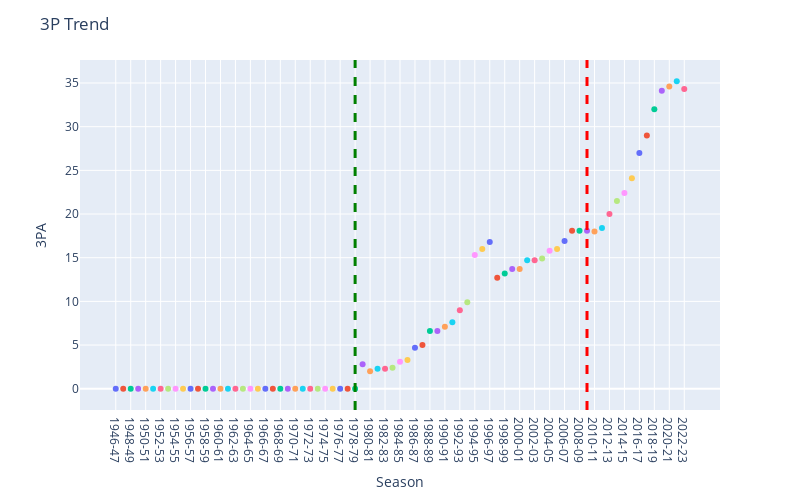

Notebook code cell kept with this figure:
### Markdown cell above
### Three-pointer trends over time

### Code cell
#Scatter Graph
fig = px.scatter(overallstat, x="Season", y="3PA", color="Season", trendline="ols",
           )
fig.update_layout(
    title_text="3P Trend",
    showlegend=False,
    width=800, height=500
)

fig.add_vline(x='1978-79', line_width=3, line_dash="dash", line_color="green", name='3 Pointer Started')
fig.add_vline(x='2009-10', line_width=3, line_dash="dash", line_color="red", name='Steph Curry Drafted')


fig.show()
